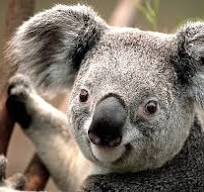
#> input picture image.jpg, 204 x 192 px
$ python test2.py
#> lines starting #> are read from the running program, lines starting #| are printed output that depends on the picture
import cv2
import numpy as np

def rotate_image(image, angle):
    (h, w) = image.shape[:2]
    center = (w // 2, h // 2)

    # 計算旋轉矩陣
    matrix = cv2.getRotationMatrix2D(center, angle, 1.0)

    # 進行旋轉
    rotated = cv2.warpAffine(image, matrix, (w, h))
    return rotated

def main():
    # 讀取影像
    image = cv2.imread('image.jpg')  # 請確保影像檔案 'image.jpg' 存在
#> image is the input picture: shape (192, 204, 3); mean B, G, R 105.9, 116.9, 126.8

    if image is None:
        print("無法讀取影像，請檢查檔案路徑！")
        return

    # 旋轉影像
    rotated_15 = rotate_image(image, 15)
#> in rotate_image, `rotated = cv2.warpAffine(image, matrix, (w, h))`:
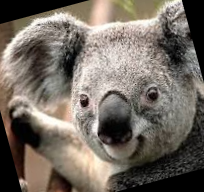
#> rotated: shape (192, 204, 3); mean B, G, R 98, 107, 115.5
    rotated_neg30 = rotate_image(image, -30)
#> call 2 of rotate_image, with angle = -30
#> in rotate_image (call 2), `rotated = cv2.warpAffine(image, matrix, (w, h))`:
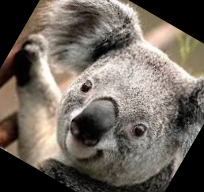
#> rotated: shape (192, 204, 3); mean B, G, R 92.8, 101.6, 109.7

    # 顯示原始影像
    cv2.imshow('Original Image', image)

    # 顯示旋轉後的影像
    cv2.imshow('Rotated 15 Degrees', rotated_15)
    cv2.imshow('Rotated -30 Degrees', rotated_neg30)

    # 等待按鍵按下再關閉視窗
    cv2.waitKey(0)
    cv2.destroyAllWindows()

if __name__ == "__main__":
    main()
